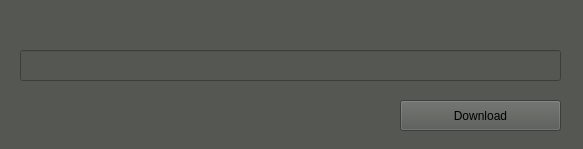
<?xml version="1.0" encoding="UTF-8"?>
<ui version="4.0">
 <class>Form</class>
 <widget class="QWidget" name="Form">
  <property name="geometry">
   <rect>
    <x>0</x>
    <y>0</y>
    <width>583</width>
    <height>149</height>
   </rect>
  </property>
  <property name="windowTitle">
   <string>Audio Download</string>
  </property>
  <property name="styleSheet">
   <string notr="true">background-color: rgb(85, 87, 83);</string>
  </property>
  <widget class="QLineEdit" name="lineEdit">
   <property name="geometry">
    <rect>
     <x>20</x>
     <y>50</y>
     <width>541</width>
     <height>31</height>
    </rect>
   </property>
  </widget>
  <widget class="QPushButton" name="pushButton_2">
   <property name="geometry">
    <rect>
     <x>400</x>
     <y>100</y>
     <width>161</width>
     <height>31</height>
    </rect>
   </property>
   <property name="text">
    <string>Download</string>
   </property>
  </widget>
  <widget class="QLabel" name="label">
   <property name="geometry">
    <rect>
     <x>20</x>
     <y>20</y>
     <width>531</width>
     <height>19</height>
    </rect>
   </property>
   <property name="font">
    <font>
     <pointsize>8</pointsize>
    </font>
   </property>
   <property name="text">
    <string/>
   </property>
  </widget>
 </widget>
 <resources/>
 <connections/>
</ui>
